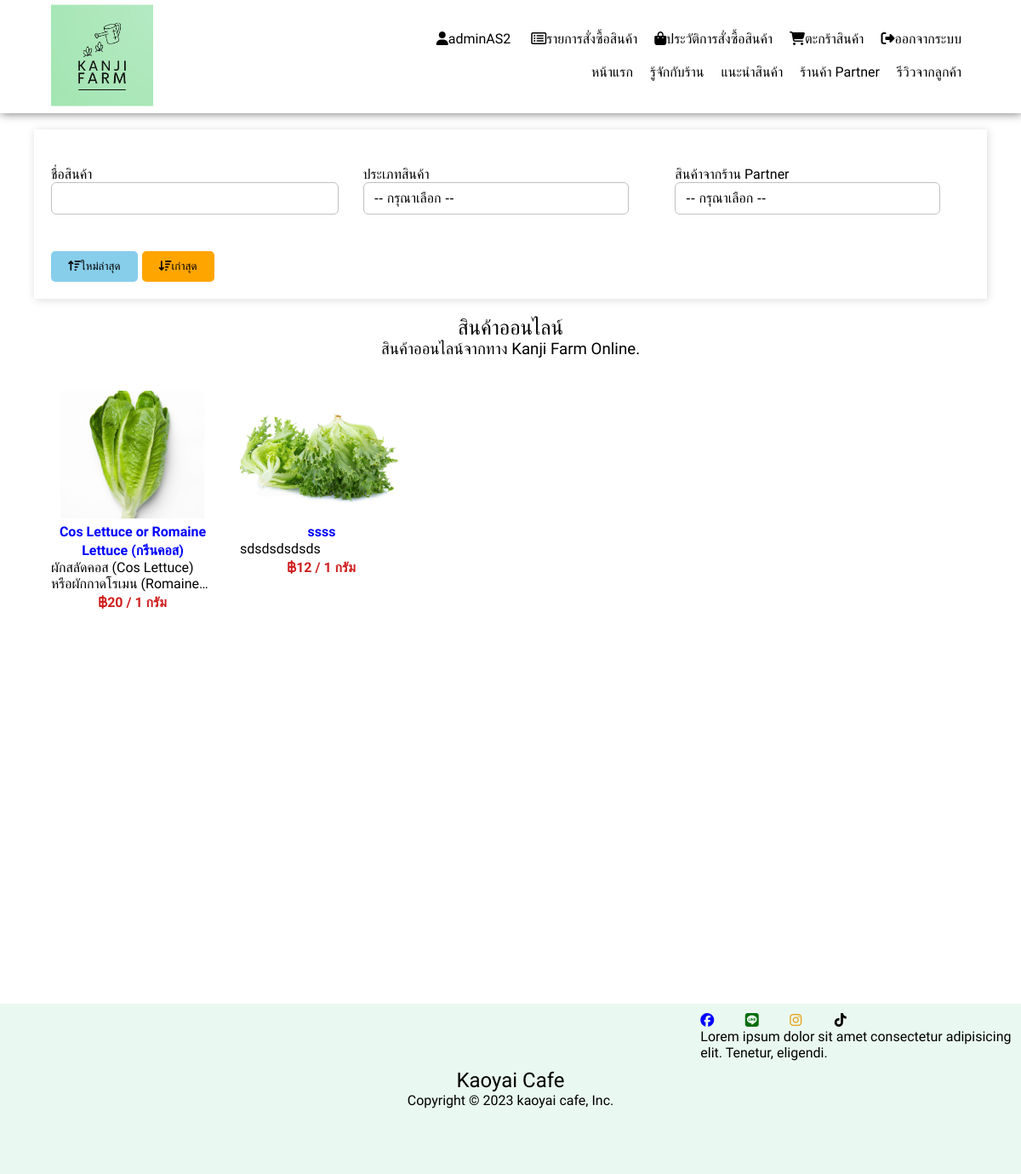
/shopping_online.php (signed in), run on the app's committed database.
### tables this page shows
CREATE TABLE `kanji_products` (
  `product_id` int(10) NOT NULL,
  `product_member_id` varchar(10) NOT NULL,
  `product_name` varchar(225) NOT NULL,
  `product_price` varchar(20) NOT NULL,
  `product_amount` varchar(20) NOT NULL,
  `product_type_name` varchar(80) NOT NULL,
  `product_shop_name` varchar(80) NOT NULL,
  `product_type_id` int(10) NOT NULL,
  `product_user_id` int(10) NOT NULL,
  `product_status` int(10) NOT NULL DEFAULT 1,
  `product_timestamp` timestamp NOT NULL DEFAULT current_timestamp(),
  `product_img` varchar(300) NOT NULL,
  `product_detail` text NOT NULL,
  `product_sub_detail` varchar(500) NOT NULL,
  `comment_id` int(10) NOT NULL,
  `review_id` int(10) NOT NULL,
  `product_shop_id` int(10) NOT NULL,
  `option_price` varchar(10) NOT NULL,
  `option_amount` varchar(10) NOT NULL
);

### services/class/Connection.php (called while the page is built, shortened)
<?php
class Connection {
		public $hostname 	= 'localhost';
		public $username 	= 'root';
		public $password	= '';
		public $dbname 		= 'atsamatd_atsamatd';
		public function openConnection(){
			try{
				$server = @$_SERVER['SERVER_NAME'];
				if($server == 'localhost'):
					$conn = new PDO("mysql:host=$this->hostname;dbname=$this->dbname;",$this->username,$this->password);
					$conn->setAttribute(PDO::ATTR_ERRMODE,PDO::ERRMODE_EXCEPTION);
				else:
					$conn = new PDO("mysql:host=$this->hostname;dbname=atsamatd_atsamatd;","atsamatd_root","atsamatd");
					$conn->setAttribute(PDO::ATTR_ERRMODE,PDO::ERRMODE_EXCEPTION);
				endif;
				return $this->pdo = $conn;
			}catch(PDOException $err){
				echo $err->getMessage();
			}
		}
		public function id_encrypt($id){
			$privateKey = "id-123";
			$iv = "asdfghzxcv12340k";
			$sslID = openssl_encrypt($id,'AES-256-CBC',$privateKey,0,$iv);
			return $sslID;
		}
}
?>

### shopping_online.php (the view, shortened to what this page needs)
<?php
    require_once "./services/class/Connection.php";
    $checkAuthen = new Connection();
    $checkAuthen->authenPermission();
?>
<!DOCTYPE html>
<html lang="en">
<head>
    <link rel="stylesheet" href="./style.css">
</head>
<body>
<div id="wrapper">
   <?php include ('./header-template.php'); ?>
    <div class="container">
        <br>
        <section class="shop-filter">
            <div class="form-group">
                <label for="">ชื่อสินค้า</label>
                <input type="text" name="produce_name" class="form-control" style="width: 90%">
            </div>
            <div class="form-group">
                <label for="">ประเภทสินค้า</label>
                <select  name="produce_type" class="form-control" style="width: 90%">
                    <option value="">-- กรุณาเลือก --</option>
                </select>
            </div>
            <div class="form-group">
                <label for="">สินค้าจากร้าน Partner</label>
                <select name="produce_partner" class="form-control" style="width: 90%">
                    <option value="">-- กรุณาเลือก --</option>
                </select>
            </div>
            <div class="form-group">
                <button class="btn btn-filter-skyblue"> <i class="fa-solid fa-arrow-up-wide-short"></i> ใหม่ล่าสุด</button>
                <button class="btn btn-filter-orange"> <i class="fa-solid fa-arrow-down-wide-short"></i> เก่าสุด</button>
            </div>
            <div class="form-group">
            </div>
        </section>
        <article class="product">
            <div class="center"><h1 class="main-text" style="margin-block-end: 0 !important;">สินค้าออนไลน์</h1></div>
            <div class="center"><h3 class="sub-text" style="margin-block-start: 0 !important;">สินค้าออนไลน์จากทาง Kanji Farm Online. </h3></div>
            <br>
            <section class="container-product-shop">
                <?php
                    $checkAuthen->openConnection();
                    $stmt_product = $checkAuthen->pdo->prepare("SELECT * FROM `kanji_products` WHERE ? ");
                    $stmt_product->execute(array('1=1'));
                    while($R_PRODUCT =  $stmt_product->fetch(PDO::FETCH_ASSOC)):
                ?>
                <div class="box-product">
                    <div class="img-profile-shop">
                        <img class="img-action" src="./backend_disc/bs-advance-admin/advance-admin/<?php echo $R_PRODUCT['product_img'] ?>" alt="">
                    </div>
                    <h3><a href="./shop_product.php?product_id=<?php echo $checkAuthen->id_encrypt($R_PRODUCT['product_id']); ?>"><?php echo $R_PRODUCT['product_name'] ?></a></h3>
                    <h4 class="sub-text short-text"><?php echo $R_PRODUCT['product_detail'] ?></h4>
                    <h4 class="price"><div class="center"><i class="fa-solid fa-baht-sign"></i><?php echo $R_PRODUCT['product_price']; ?> / <?php echo '1 '.$R_PRODUCT['option_price'] ?></div></h4>
                </div>
                <?php
                    endwhile;
                ?>
            </section>
        </article>
    </div>
    <?php include('./footer-template.php') ?>
</div>
</body>
</html>
<?php exit; ?>

### data on the page
kanji_products: product_img (picture), product_name "Cos Lettuce or Romaine Lettuce (กรีนคอส)", product_detail "ผักสลัดคอส (Cos Lettuce) หรือผักกาดโรเมน…", product_price "20", option_price "กรัม"
kanji_products: product_img (picture), product_name "ssss", product_detail "sdsdsdsdsds", product_price "12", option_price "กรัม"
